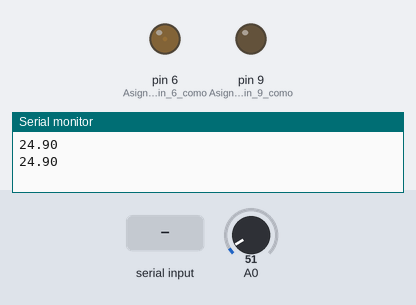
Bench run of a sketch on a simulated Arduino Uno, built with avr-gcc and run on an emulated ATmega328P. Parts: output pins drawn as LEDs (lit = HIGH), the last lines printed to the serial monitor. Inputs (shaded band) come from the test bench; at power-on: A0 = 51.

Above: at 1.2 s.
1.3 s: "Sp\n" received over Serial
At 2.0 s:
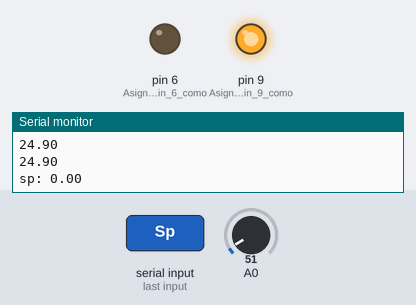
2.9 s: A0 set to 15
At 4.2 s:
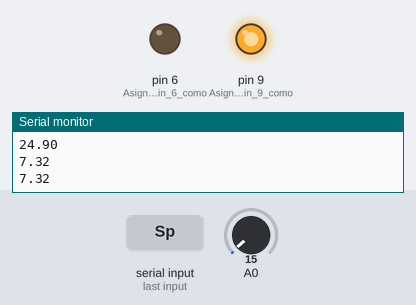
4.5 s: "Sp,45\n" received over Serial
At 5.6 s:
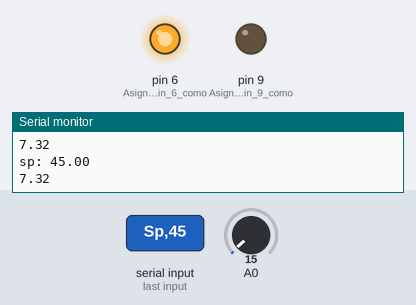
6.1 s: A0 set to 86
At 6.8 s:
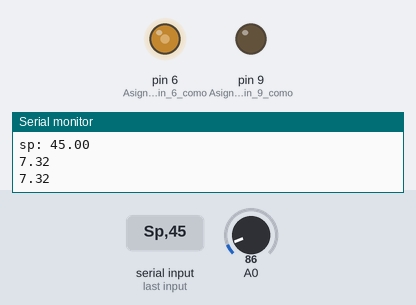
7.7 s: A0 set to 71
At 8.0 s:
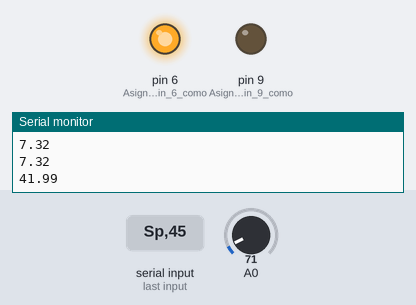
9.2 s: A0 set to 112
At 10.3 s:
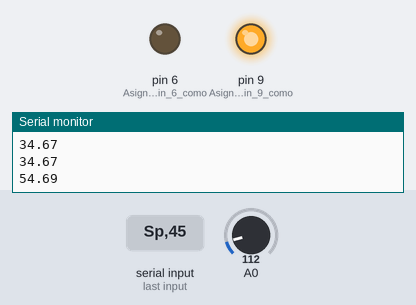
Timing chart, 0 to 11.7 s (numbered marks = the images above; inputs shaded):
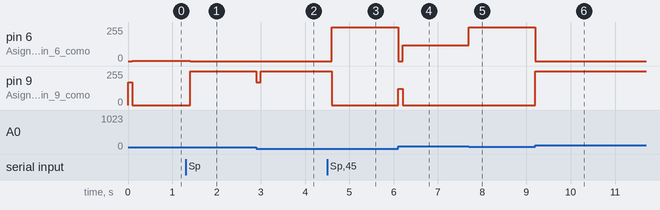

Measured:
- after the input at 1.3 s, pin 6 (Asignación_del_pin_6_como): 3/255 → 0/255 after 0.10 s; pin 9 (Asignación_del_pin_9_como): 0/255 → 255/255 after 0.10 s
- after the input at 2.9 s, pin 9 (Asignación_del_pin_9_como): 255/255 → 169/255 at once, → 255/255 0.10 s later
- after the input at 4.5 s, pin 6 (Asignación_del_pin_6_como): 0/255 → 255/255 after 0.10 s; pin 9 (Asignación_del_pin_9_como): 255/255 → 0/255 after 0.10 s
- after the input at 6.1 s, pin 6 (Asignación_del_pin_6_como): 255/255 → 0/255 at once, → 120/255 0.10 s later; pin 9 (Asignación_del_pin_9_como): 0/255 → 122/255 at once, → 0/255 0.10 s later
- after the input at 7.7 s, pin 6 (Asignación_del_pin_6_como): 120/255 → 255/255 at once
- after the input at 9.2 s, pin 6 (Asignación_del_pin_6_como): 255/255 → 0/255 at once; pin 9 (Asignación_del_pin_9_como): 0/255 → 255/255 at once

The sketch:

Incubadora_de_Huevos.ino
```cpp
/*Paredes Roche José Emmanuel
 * Garduño hernández Jazmin G.
 *
 * Control PID de temperatura
 * El siguiente programa implementa el uso de un algoritmo PID en el control de la temperatura.
 * El usuario elige el setpoint que requiere su sistema, que en éste caso corresponde a la temperatura a la que se desea llegar; se ingresa el dato
 * a través del monitor serial con el siguiente formato: Sp (valor), donde en el apartado (valor) coloca la temperatura esperada.
 * A partir del algoritmo PID se obtiene la salida para alimentar un ventilador de 12V y una resistencia de 1 Ohm y 10W (se hace un proceso PID distinto para cada uno), de forma que ambos componentes
 * contribuyen a llegar a la temperatura que se introdujo como Sp.
 * Para medir la temperatura en todo momento, se usó de un sensor LM35.
 *
 */

#include <PID_v1.h>//Librería utilizada para la implemetación del PID.
//#include <AutoPID.h>

double input, outputv,outputr, setpoint = 25   ;//Variables utilizadas en el PID, la variable outputv corresponde a la salida del ventilador y la variable outputr a la de las resistencias

double kp=40,ki=0.00005,kd=0.7;//Constantes del PID obtenidas por el método de lazo abierto
unsigned long serialTime;//Para impresión en el serial

PID myPIDv(&input, &outputv, &setpoint,kp,ki,kd, DIRECT);//Función inicial del PID para el ventilador.
PID myPIDr(&input, &outputr, &setpoint,kp,ki,kd, DIRECT);//Función inicial del PID para las resistencias.

String inputString = "";         // Variable de cadena para ingresar valores del serial.
boolean stringComplete = false;  // Variable para reconocer si la cadena ingresada está completa o no.
String valorsp= "";//Variable asignada para reconocer el valor de setup que se espera.

//Variables para la lectura de la temperatura con el sensor LM35.
int lecad; //Variable para leer el estado analógico.
float voltaje; //varibale para obtener la lectura de voltaje voltaje.
float Temperatura; //Variable de la temperatura


void setup()
{

  myPIDv.SetMode(AUTOMATIC);//Inicialización del PID del ventilador.
  myPIDr.SetMode(AUTOMATIC);//Inicialización del PID de las resistencias.
  serialTime = 0;
  Serial.begin(9600);//Inicialización del monitor serial.
myPIDv.SetOutputLimits(0, 255);//Se asignan los límites para el valor del outputv que se puede obtener.
myPIDv.SetControllerDirection(REVERSE);//Se  asigna la dirección del proceso PID para el ventilador.
myPIDr.SetOutputLimits(0, 255);//Se asignan los límites para el valor del outputr que se puede obtener.
myPIDr.SetControllerDirection(DIRECT);//Se  asigna la dirección del proceso PID para las resistencias.
pinMode(9,OUTPUT);//Asignación del pin 9 como salida.
pinMode(6,OUTPUT);//Asignación del pin 6 como salida.
}

void loop(){

if(stringComplete){ //Al recibir información por el monitor serial, se comienza con éste proceso.
if(inputString.startsWith("Sp")){ // Si la cadena recibida comienza con las siglas Sp entra en el if.
  valorsp = inputString.substring(3); // A la variable valorsp le asgina la subcadena que se encuentra a partir del lugar 3 en el serial.
  setpoint=valorsp.toFloat();//Se convierte a entero flotante el valor de la constante "valorsp" y se lo asigna a el valor setpoint.
  Serial.print("sp: "); Serial.println(setpoint);//Imprime el valor del setpoint asignado en el serial.
                                }
 borrarcadenas();//Borra la cadena recibida para poder volver a escribir indicacione en el serial.
                  }

   lecad = analogRead(0); //Lee la señal analógica en el Pin(A0) obtenido del sensor LM35 y la convierte a digital, arroja datos de 0 a 1023.
   voltaje = lecad*(5./1024); //Hace la conversión de la señal digital a voltaje.
   Temperatura = (voltaje / 0.01);//Se hace la conversión del valor del voltaje recibido (en temperatura medida), y se le asigna al valor de la Temperatura.

   input=Temperatura;//El valor del input es el que se recibe como medición de la temperatura.

   myPIDv.Compute();//Función Compute de la librería de PID que sirve para realizar el algoritmo PID y arroja el valor del output.
   myPIDr.Compute();
   analogWrite(9,outputv); //Salida del ventilador en la que la potencia de giro del mismo depende del valor que se arroje como output.
   analogWrite(6,outputr);//Salida de las resistencias en la que varía el tiempo encendido de las mismas de acuerdo a la salida output.

   if(millis()>serialTime){
    SerialSend();//Función para la impresión de datos en el Serial
    serialTime+=1000;//La impresión de datos será cada segundo
  }

}


void SerialSend()
{
  //Serial.print("setpoint: ");Serial.print(setpoint); Serial.print(" ");
  //Serial.print("temp: ");
  Serial.println(input);// Serial.println(" ");
  //Serial.print("outputv: ");Serial.print(outputv); Serial.print(" ");
  //Serial.print("outputr: ");Serial.print(outputr); Serial.println(" ");
}


void serialEvent() { //Función utilizada para la lectura de cadenas.
  while (Serial.available()) {
    char inChar = (char)Serial.read(); //Asignación a la variable inChar según la cadena recibida en el Serial.
    if (inChar == '\n') {
      stringComplete = true; //Al percibir un enter como lectura (New Line), se le asigna el valor true a la variable stringComplete.
    }else{
      inputString += inChar;}
    }
  }

void borrarcadenas() { //Función utilizada para borrar las cadenas, se les asigna un valor vacío a las variables de la función serialEvent y a los valores para modificar la fecha y hora.
  inputString = "";
  valorsp = "";
  stringComplete = false;
}

String Digitos(int elemento, int opcion){//Esta función sirve para imprimir en forma de cadena un espacio o un cero antes de un dígito cuando se tiene un número menor a 10.
  if (elemento < 10){
    if(opcion == 0)
      return "0" + String(elemento);
    if(opcion == 1)
      return " " + String(elemento);
  }
  else
    return String(elemento);
}
```
